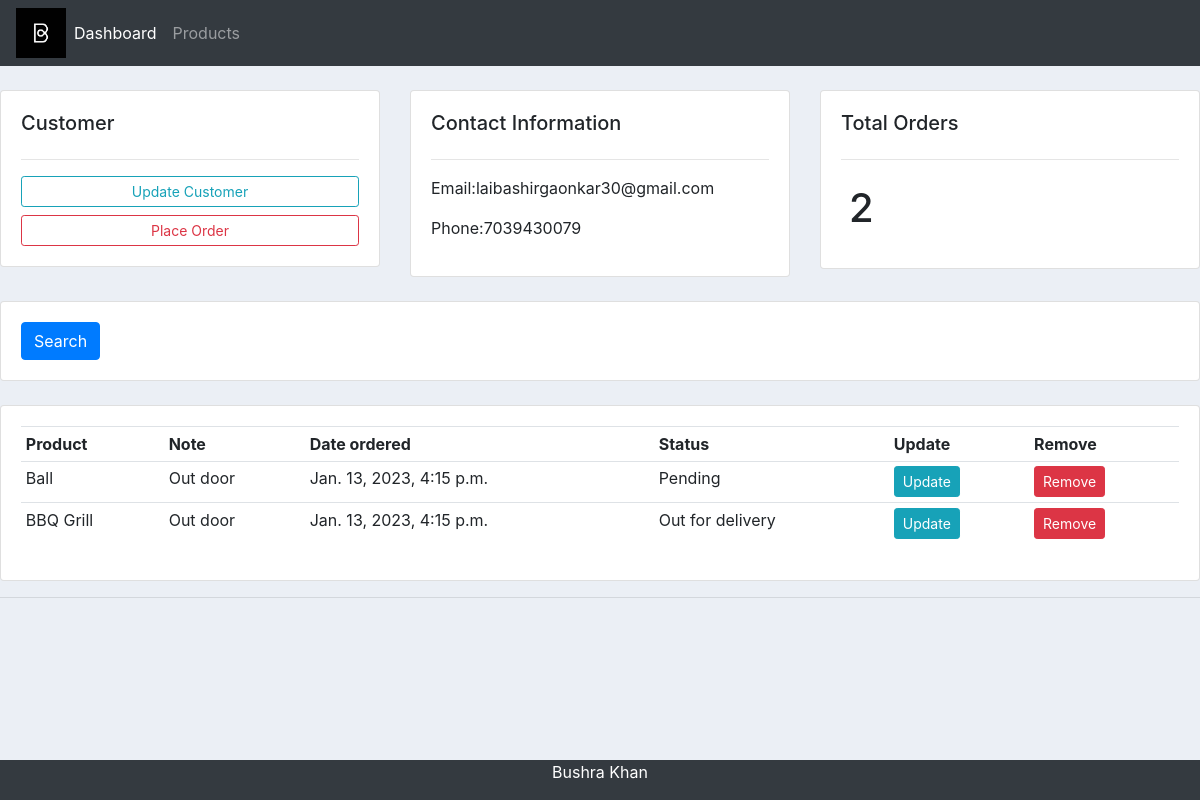
The app's page /customer/2/ with its own data.
### accounts/models.py (models this page shows, shortened)
class Customer(models.Model):
    name = models.CharField(max_length=200, null=True)
    phone = models.CharField(max_length=200, null=True)
    email = models.CharField(max_length=200, null=True)
    date_created = models.DateTimeField(auto_now_add=True, null=True)

class Order(models.Model):
    STATUS = (
        ('Pending','Pending'),
        ('Out for delivery','Out for delivery'),
        ('Delivered','Delivered')
    )
    customer = models.ForeignKey(Customer, null= True, on_delete= models.SET_NULL)
    product = models.ForeignKey(Product, null= True, on_delete= models.SET_NULL)
    date_created = models.DateTimeField(auto_now_add=True, null=True)
    status =  models.CharField(max_length=200, null=True, choices=STATUS)

class Product(models.Model):
    CATEGORY = (
        ('Indoor','Indoor'),
        ('Out door','Out door')
    )
    name = models.CharField(max_length=200, null=True)
    price = models.FloatField(null=True)
    category = models.CharField(max_length=200, null=True, choices=CATEGORY)
    description = models.CharField(max_length=200, null=True, blank=True)
    date_created = models.DateTimeField(auto_now_add=True, null=True)
    tag = models.ManyToManyField(Tag)
    def __str__(self):
        return self.name

### accounts/views.py (the view)
# urls.py: path('customer/<str:pk_test>/', views.customer,name="customer"),
def customer(request,pk_test):
    customer = Customer.objects.get(id=pk_test)
    orders = customer.order_set.all()
    print
    order_total = orders.count()
    context = {'customer':customer,'orders': orders,'order_total':order_total}
    return render(request, 'accounts/customer.html',context)

### accounts/templates/accounts/customer.html
{% extends 'accounts/main.html' %}
{% block content %}
<br>
<div class="row">
    <div class="col-md">
        <div class="card card-body">
            <h5>Customer</h5>
            <hr>
            <a class="btn btn-outline-info btn-sm btn-block" href="">Update Customer</a>
            <a class="btn btn-outline-danger btn-sm btn-block" href="">Place Order</a>
        </div>
    </div>
    <div class="col-md">
        <div class="card card-body">
            <h5>Contact Information</h5>
            <hr>
            <p>Email:{{ customer.email}}</p>
            <p>Phone:{{ customer.phone}}</p>
        </div>
    </div>
    <div class="col-md">
        <div class="card card-body">
            <h5>Total Orders</h5>
            <hr>
            <h1 style="text-align:centre;padding:8px">{{order_total}}</h1>
        </div>
    </div>
</div>
<br>
<div class="row">
    <div class="col">
        <div class="card card-body">
            <form method="get">
                <button class="btn btn-primary" type="submit">Search</button>
            </form>
        </div>
    </div>
</div>
<br>
<div class="row">
    <div class="col-md">
        <div class="card card-body">
            <table class="table table-sm">
                <tr>
                    <th>Product</th>
                    <th>Note</th>
                    <th>Date ordered</th>
                    <th>Status</th>
                    <th>Update</th>
                    <th>Remove</th>
                </tr>
                {% for order in orders %}
                <tr>
                    <td>{{ order.product}}</td>
                    <td>{{ order.product.category}}</td>
                    <td>{{ order.date_created}}</td>
                    <td>{{ order.status}}</td>
                    <td><a href="" class="btn btn-sm btn-info">Update</a></td>
                    <td><a href="" class="btn btn-sm btn-danger">Remove</a></td>
                </tr>
                {% endfor %}
            </table>
        </div>
    </div>
</div>
{% endblock %}

### static/css/main.css (style rules this page uses)
body { background-color: #ebeff5; }

### records on screen
Customer: email "laibashirgaonkar30@gmail.com", phone "7039430079"
Order: product "Ball", product.category "Out door", date_created "Jan. 13, 2023, 4:15 p.m.", status "Pending"
Order: product "BBQ Grill", product.category "Out door", date_created "Jan. 13, 2023, 4:15 p.m.", status "Out for delivery"

### other values on screen
{{ order_total }} "2"
